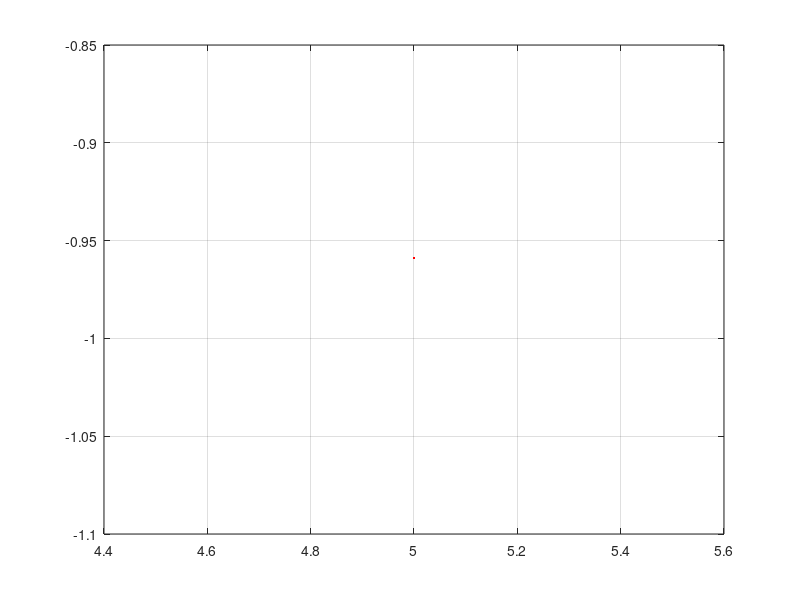

Write the MATLAB code that produced this figure.
% task3

% Plot with color red
% Будує графік синусоїди лінією червоного кольору
% 3 виведеною масштабною сіткою в інтервалі [xmin, xmax]

disp("Enter xmin and xmax");
xmin = input('xmin = ');
xmax = input('xmax = ');
x = xmin:0.1:xmax;
plot (x, sin(x), 'r')
grid on